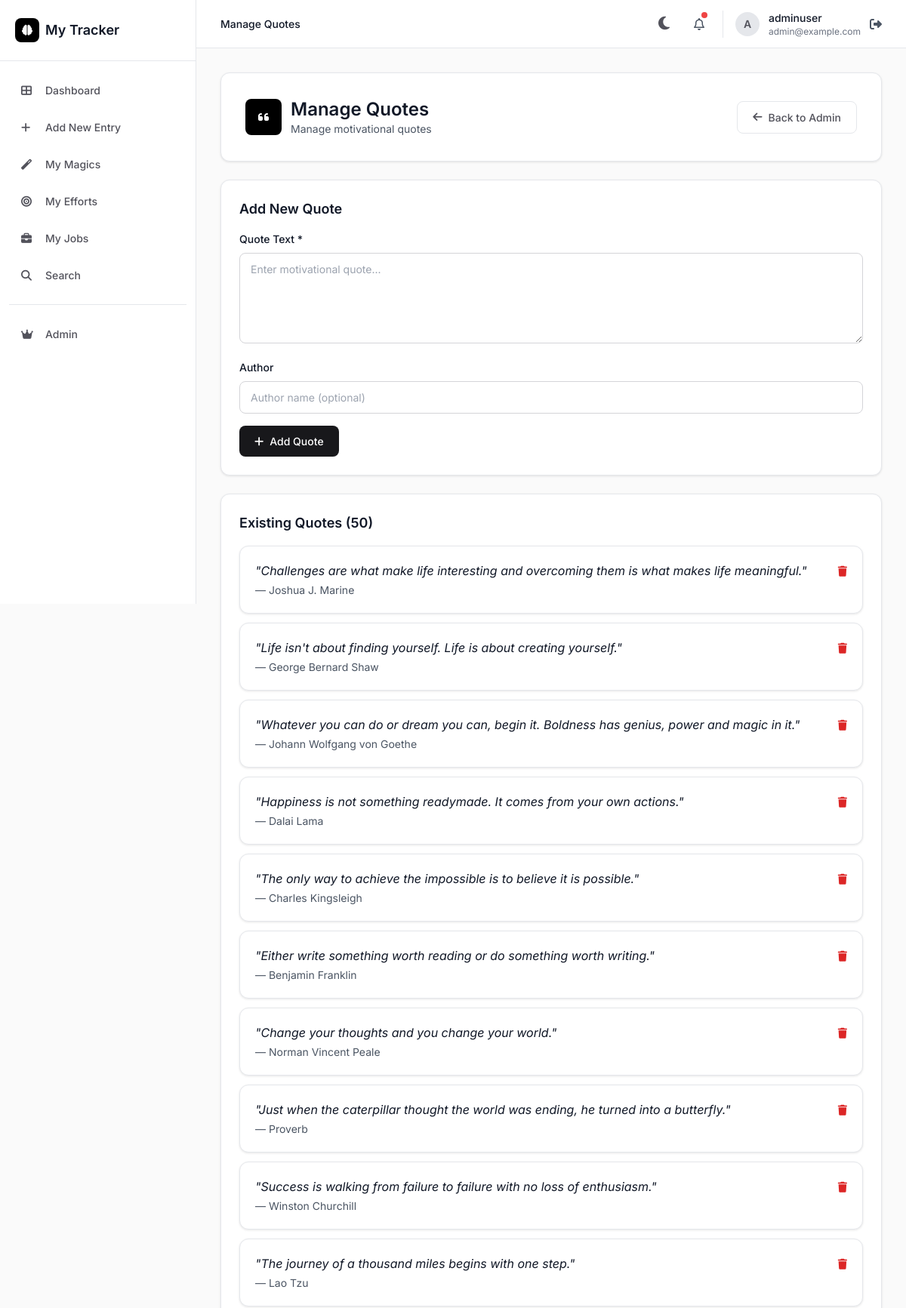
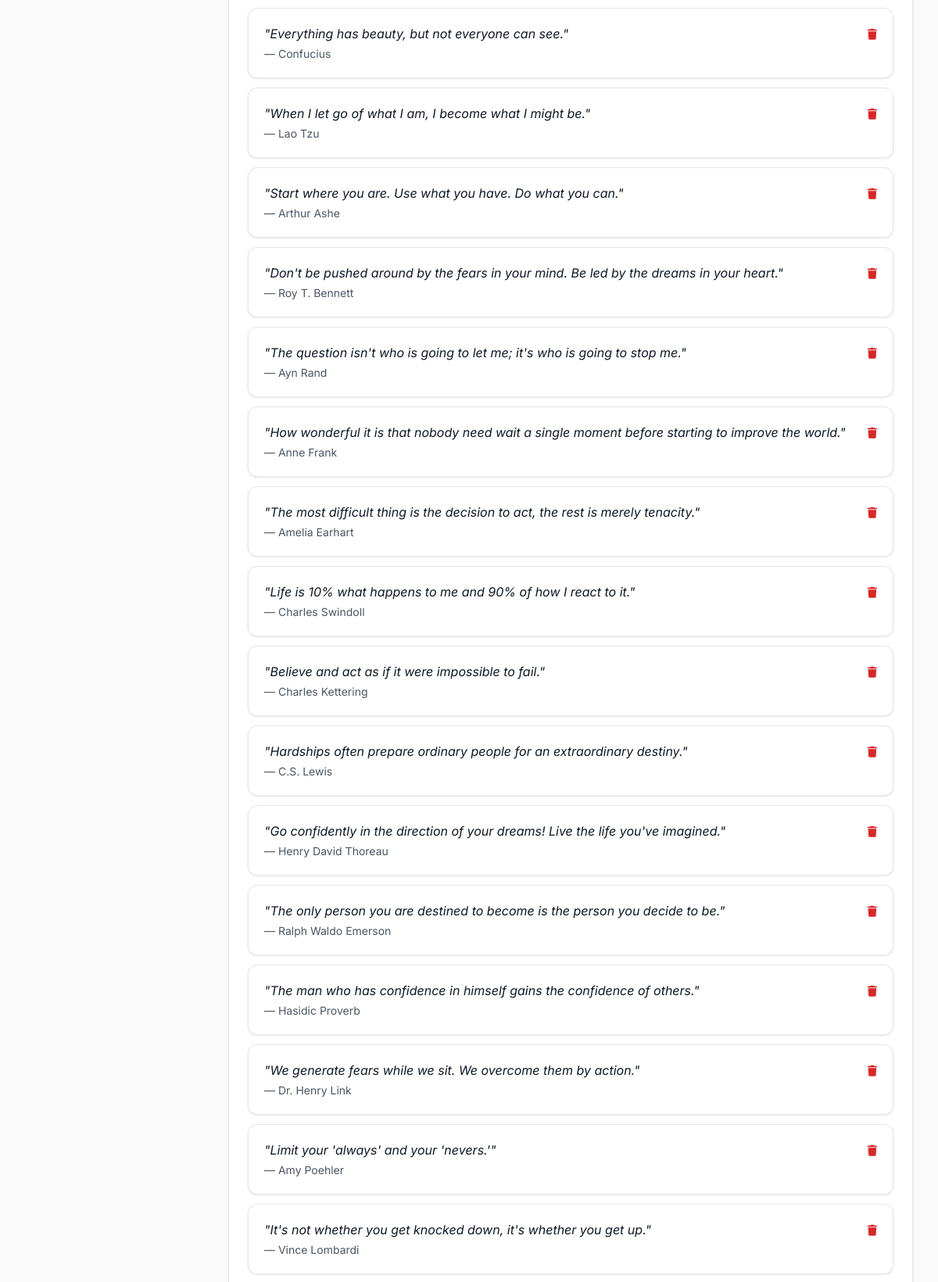
The page /admin-panel/quotes/ (signed in, upper part) on the database its author committed (2 pictures, top to bottom).
### tracker/models.py (models this page shows, shortened)
class MotivationalQuote(models.Model):
    text = models.TextField()
    author = models.CharField(max_length=100, blank=True)
    created_at = models.DateTimeField(auto_now_add=True)

### tracker/views.py (the view)
# urls.py: path('admin-panel/quotes/', views.manage_quotes, name='manage_quotes'),
@user_passes_test(is_admin)
def manage_quotes(request):
    if request.method == 'POST':
        form = MotivationalQuoteForm(request.POST)
        if form.is_valid():
            form.save()
            return redirect('manage_quotes')
    else:
        form = MotivationalQuoteForm()
    quotes = MotivationalQuote.objects.all().order_by('-created_at')
    return render(request, 'tracker/manage_quotes.html', {'quotes': quotes, 'form': form})

### tracker/forms.py
class MotivationalQuoteForm(forms.ModelForm):
    class Meta:
        model = MotivationalQuote
        fields = ['text', 'author']
        widgets = {
            'text': forms.Textarea(attrs={
                'class': 'input',
                'rows': 3,
                'placeholder': 'Enter motivational quote...',
                'required': True,
            }),
            'author': forms.TextInput(attrs={
                'class': 'input',
                'placeholder': 'Author name (optional)',
            }),
        }

### tracker/views.py (called while the page is built)
def is_admin(user):
    return user.is_superuser

### templates/tracker/manage_quotes.html (shortened to what this page needs)
{% extends 'tracker/base.html' %}
{% block page_title %}Manage Quotes{% endblock %}
{% block content %}
<div class="max-w-6xl mx-auto fade-in">
    <div class="card p-8 mb-6">
        <div class="flex items-center justify-between">
            <div class="flex items-center space-x-3">
                <div class="w-12 h-12 bg-black rounded-lg flex items-center justify-center">
                    <i class="fas fa-quote-left text-white"></i>
                </div>
                <div>
                    <h1 class="text-2xl font-semibold text-gray-900">Manage Quotes</h1>
                    <p class="text-sm text-gray-600">Manage motivational quotes</p>
                </div>
            </div>
            <a href="{% url 'admin_dashboard' %}" class="btn-secondary">
                <i class="fas fa-arrow-left"></i>
                <span>Back to Admin</span>
            </a>
        </div>
    </div>
    <div class="card p-6 mb-6">
        <h2 class="text-lg font-semibold text-gray-900 mb-4">Add New Quote</h2>
        <form method="post" class="space-y-4">
            <div>
                <label class="block text-sm font-medium text-gray-900 mb-2">Quote Text *</label>
                {{ form.text }}
            </div>
            <div>
                <label class="block text-sm font-medium text-gray-900 mb-2">Author</label>
                {{ form.author }}
            </div>
            <button type="submit" class="btn-primary">
                <i class="fas fa-plus"></i>
                <span>Add Quote</span>
            </button>
        </form>
    </div>
    <div class="card p-6">
        <h2 class="text-lg font-semibold text-gray-900 mb-4">Existing Quotes ({{ quotes|length }})</h2>
        {% if quotes %}
        <div class="space-y-3">
            {% for quote in quotes %}
            <div class="card p-5 flex items-start justify-between hover:shadow-md transition-all">
                <div class="flex-1">
                    <p class="text-gray-900 font-normal mb-1 italic">"{{ quote.text }}"</p>
                    <p class="text-sm text-gray-600">— {{ quote.author }}</p>
                </div>
                <form method="post" action="{% url 'delete_quote' quote.id %}" class="ml-4">
                    <button type="submit" class="text-red-600 hover:text-red-700 text-sm" onclick="return confirm('Are you sure you want to delete this quote?')">
                        <i class="fas fa-trash"></i>
                    </button>
                </form>
            </div>
            {% endfor %}
        </div>
        {% else %}
        <div class="text-center py-12">
            <i class="fas fa-quote-left text-5xl text-gray-300 mb-4"></i>
            <p class="text-gray-600">No quotes yet. Add one above!</p>
        </div>
        {% endif %}
    </div>
</div>
{% endblock %}

### templates/tracker/base.html (shortened to what this page needs)
<!DOCTYPE html>
<html lang="en">
<head>
    <script src="https://cdn.tailwindcss.com"></script>
    <link rel="stylesheet" href="https://cdnjs.cloudflare.com/ajax/libs/font-awesome/6.4.0/css/all.min.css">
    <link href="https://cdnjs.cloudflare.com/ajax/libs/prism/1.29.0/themes/prism.min.css" rel="stylesheet" />
</head>
<body>
    {% if user.is_authenticated %}
    <aside class="sidebar" id="sidebar">
        <div class="sidebar-logo">
            <a href="{% url 'dashboard' %}" class="flex items-center space-x-2 text-lg font-semibold text-gray-900">
                <div class="w-8 h-8 bg-black rounded-lg flex items-center justify-center">
                    <i class="fas fa-brain text-white text-sm"></i>
                </div>
                <span>My Tracker</span>
            </a>
        </div>
        <nav class="sidebar-nav">
            <a href="{% url 'dashboard' %}" class="nav-item {% if request.resolver_match.url_name == 'dashboard' %}active{% endif %}">
                <i class="fas fa-th-large"></i><span>Dashboard</span>
            </a>
            <a href="{% url 'create_log' %}" class="nav-item {% if request.resolver_match.url_name == 'create_log' %}active{% endif %}">
                <i class="fas fa-plus"></i><span>Add New Entry</span>
            </a>
            <a href="{% url 'my_magics' %}" class="nav-item {% if request.resolver_match.url_name == 'my_magics' %}active{% endif %}">
                <i class="fas fa-magic"></i><span>My Magics</span>
            </a>
            <a href="{% url 'my_efforts' %}" class="nav-item {% if request.resolver_match.url_name == 'my_efforts' %}active{% endif %}">
                <i class="fas fa-bullseye"></i><span>My Efforts</span>
            </a>
            <a href="{% url 'my_jobs' %}" class="nav-item {% if request.resolver_match.url_name == 'my_jobs' or request.resolver_match.url_name == 'create_job' %}active{% endif %}">
                <i class="fas fa-briefcase"></i><span>My Jobs</span>
            </a>
            <a href="{% url 'search_logs' %}" class="nav-item {% if request.resolver_match.url_name == 'search_logs' %}active{% endif %}">
                <i class="fas fa-search"></i><span>Search</span>
            </a>
            <div style="margin: 1rem 0; border-top: 1px solid #e5e7eb;"></div>
            {% if user.is_superuser %}
            <a href="{% url 'admin_dashboard' %}" class="nav-item {% if request.resolver_match.url_name == 'admin_dashboard' %}active{% endif %}">
                <i class="fas fa-crown"></i><span>Admin</span>
            </a>
            {% endif %}
        </nav>
    </aside>
    <header class="top-nav">
        <div class="flex items-center">
            <div class="text-sm text-gray-600">
                <span class="text-gray-900 font-medium">{% block page_title %}Dashboard{% endblock %}</span>
            </div>
        </div>
        <div class="flex items-center space-x-4">
            <button class="theme-toggle" onclick="toggleTheme()" title="Toggle Dark/Light Mode">
                <i class="fas fa-moon theme-icon" id="themeIcon"></i>
            </button>
            <button class="p-2 text-gray-600 hover:text-gray-900 relative">
                <i class="far fa-bell"></i>
                <span class="absolute top-1 right-1 w-2 h-2 bg-red-500 rounded-full"></span>
            </button>
            <div class="flex items-center space-x-3 pl-4 border-l border-gray-200">
                <div class="user-avatar">{{ user.username|slice:":1"|upper }}</div>
                <div class="hidden sm:block">
                    <div class="text-sm font-medium text-gray-900">{{ user.username }}</div>
                    <div class="text-xs text-gray-500">{{ user.email|default:"User" }}</div>
                </div>
                <a href="{% url 'logout' %}" class="text-gray-600 hover:text-gray-900 ml-2" title="Logout">
                    <i class="fas fa-sign-out-alt"></i>
                </a>
            </div>
        </div>
    </header>
    {% endif %}
    {% if user.is_authenticated %}
    <main class="main-content">
    {% else %}
    <div class="login-wrapper">
    {% endif %}
        {% block content %}{% endblock %}
    {% if user.is_authenticated %}
    </main>
    {% else %}
    </div>
    {% endif %}
</body>
</html>

### templates/tracker/base.html (style rules this page uses)
* { margin: 0; padding: 0; box-sizing: border-box; }
body { font-family: 'Inter', -apple-system, BlinkMacSystemFont, 'Segoe UI', Roboto, sans-serif; background: #fafafa; color: #18181b; transition: background 0.3s, color 0.3s; }
.sidebar { position: fixed; top: 0; left: 0; height: 100vh; width: 260px; background: #ffffff; border-right: 1px solid #e5e7eb; z-index: 40; transition: all 0.3s; }
.sidebar-logo { padding: 1.5rem 1.25rem; border-bottom: 1px solid #e5e7eb; }
.sidebar-nav { padding: 1rem 0.75rem; }
.nav-item { display: flex; align-items: center; padding: 0.75rem 1rem; margin-bottom: 0.25rem; border-radius: 0.5rem; color: #52525b; text-decoration: none; font-size: 0.875rem; font-weight: 500; transition: all 0.2s; }
.nav-item i { width: 20px; margin-right: 0.75rem; font-size: 0.875rem; }
.top-nav { position: fixed; top: 0; left: 260px; right: 0; height: 64px; background: #ffffff; border-bottom: 1px solid #e5e7eb; z-index: 30; display: flex; align-items: center; justify-content: space-between; padding: 0 2rem; transition: all 0.3s; }
.main-content { margin-left: 260px; margin-top: 64px; padding: 2rem; min-height: calc(100vh - 64px); }
.card { background: #ffffff; border: 1px solid #e5e7eb; border-radius: 0.75rem; box-shadow: 0 1px 3px 0 rgba(0, 0, 0, 0.1); transition: all 0.3s; }
.btn-primary { background: #18181b; color: #ffffff; padding: 0.625rem 1.25rem; border-radius: 0.5rem; font-size: 0.875rem; font-weight: 500; border: none; cursor: pointer; transition: all 0.2s; display: inline-flex; align-items: center; gap: 0.5rem; text-decoration: none; }
.btn-secondary { background: #ffffff; color: #52525b; padding: 0.625rem 1.25rem; border-radius: 0.5rem; font-size: 0.875rem; font-weight: 500; border: 1px solid #e5e7eb; cursor: pointer; transition: all 0.2s; display: inline-flex; align-items: center; gap: 0.5rem; text-decoration: none; }
.input { width: 100%; padding: 0.625rem 0.875rem; background: #ffffff; border: 1px solid #d4d4d8; border-radius: 0.5rem; color: #18181b; font-size: 0.875rem; transition: all 0.2s; }
textarea.input { min-height: 120px; font-family: 'Inter', sans-serif; resize: vertical; }
.fade-in { animation: fadeIn 0.4s ease; }
.user-avatar { width: 32px; height: 32px; border-radius: 50%; background: #e5e7eb; display: flex; align-items: center; justify-content: center; font-size: 0.875rem; font-weight: 600; color: #52525b; }
.theme-toggle { padding: 0.5rem; border-radius: 0.5rem; background: transparent; border: none; cursor: pointer; transition: all 0.2s; color: #52525b; }
.theme-icon { font-size: 1.25rem; }

### templates/tracker/manage_quotes.html (style rules this page uses)
input[type="text"], textarea { width: 100%; padding: 0.625rem 0.875rem; background: #ffffff; border: 1px solid #d4d4d8; border-radius: 0.5rem; color: #18181b; font-size: 0.875rem; transition: all 0.2s cubic-bezier(0.4, 0, 0.2, 1); font-family: 'Inter', sans-serif; }

### rows shown on the page
MotivationalQuote: text "Challenges are what make life interesting and overcoming them is what makes life meaningful.", author "Joshua J. Marine"
MotivationalQuote: text "Life isn't about finding yourself. Life is about creating yourself.", author "George Bernard Shaw"
MotivationalQuote: text "Whatever you can do or dream you can, begin it. Boldness has genius, power and magic in it.", author "Johann Wolfgang von Goethe"
MotivationalQuote: text "Happiness is not something readymade. It comes from your own actions.", author "Dalai Lama"
MotivationalQuote: text "The only way to achieve the impossible is to believe it is possible.", author "Charles Kingsleigh"
MotivationalQuote: text "Either write something worth reading or do something worth writing.", author "Benjamin Franklin"
MotivationalQuote: text "Change your thoughts and you change your world.", author "Norman Vincent Peale"
MotivationalQuote: text "Just when the caterpillar thought the world was ending, he turned into a butterfly.", author "Proverb"
MotivationalQuote: text "Success is walking from failure to failure with no loss of enthusiasm.", author "Winston Churchill"
MotivationalQuote: text "The journey of a thousand miles begins with one step.", author "Lao Tzu"
MotivationalQuote: text "Everything has beauty, but not everyone can see.", author "Confucius"
MotivationalQuote: text "When I let go of what I am, I become what I might be.", author "Lao Tzu"
MotivationalQuote: text "Start where you are. Use what you have. Do what you can.", author "Arthur Ashe"
MotivationalQuote: text "Don't be pushed around by the fears in your mind. Be led by the dreams in your heart.", author "Roy T. Bennett"
MotivationalQuote: text "The question isn't who is going to let me; it's who is going to stop me.", author "Ayn Rand"
MotivationalQuote: text "How wonderful it is that nobody need wait a single moment before starting to improve the world.", author "Anne Frank"
MotivationalQuote: text "The most difficult thing is the decision to act, the rest is merely tenacity.", author "Amelia Earhart"
MotivationalQuote: text "Life is 10% what happens to me and 90% of how I react to it.", author "Charles Swindoll"
MotivationalQuote: text "Believe and act as if it were impossible to fail.", author "Charles Kettering"
MotivationalQuote: text "Hardships often prepare ordinary people for an extraordinary destiny.", author "C.S. Lewis"
MotivationalQuote: text "Go confidently in the direction of your dreams! Live the life you've imagined.", author "Henry David Thoreau"
MotivationalQuote: text "The only person you are destined to become is the person you decide to be.", author "Ralph Waldo Emerson"
MotivationalQuote: text "The man who has confidence in himself gains the confidence of others.", author "Hasidic Proverb"
MotivationalQuote: text "We generate fears while we sit. We overcome them by action.", author "Dr. Henry Link"
MotivationalQuote: text "Limit your 'always' and your 'nevers.'", author "Amy Poehler"
MotivationalQuote: text "It's not whether you get knocked down, it's whether you get up.", author "Vince Lombardi"

### other values the page prints
{{ user.username|slice:":1"|upper }} "A"
{{ user.username }} "adminuser"
{{ user.email|default:"User" }} "admin@example.com"
{{ quotes|length }} "50"
